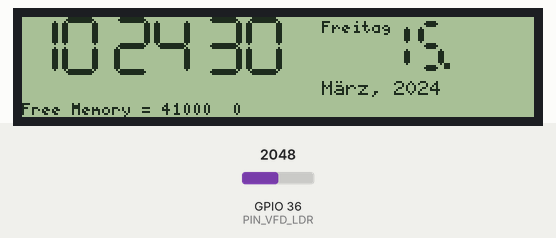
Recording of a program running on a simulated ESP32. On the bench: 256×50 one-colour display. The test bench sets the inputs (shaded band); at power-on: GPIO 36 (PIN_VFD_LDR) = 2048. WiFi joins after 1.5 s; servers stay silent unless stated; the local clock reads 2024-03-15 10:24:30 at power-on unless the program sets it; EEPROM starts erased; no MQTT or app messages arrive unless stated; web services answer with replies made up by the test bench; what the program prints to the serial monitor is not drawn.

Above: at 1.2 s.
1.3 s: GPIO 36 (PIN_VFD_LDR) set to 1228
At 3.3 s:
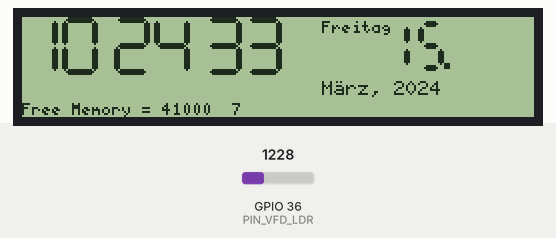
4.3 s: GPIO 36 (PIN_VFD_LDR) set to 491
At 5.8 s:
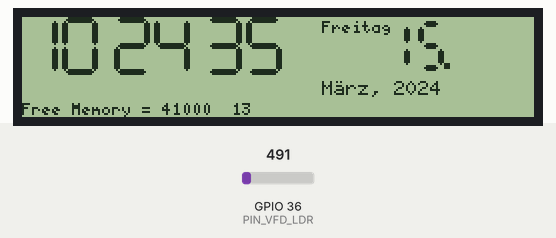
7.3 s: GPIO 36 (PIN_VFD_LDR) set to 160
At 8.3 s:
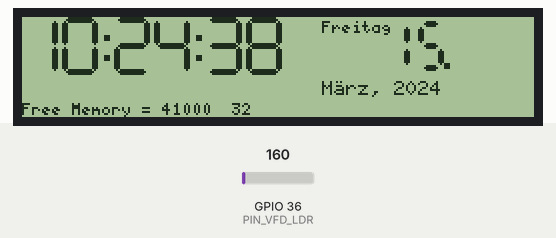
Timing chart, 0 to 10.3 s (numbered marks = the images above; inputs shaded):
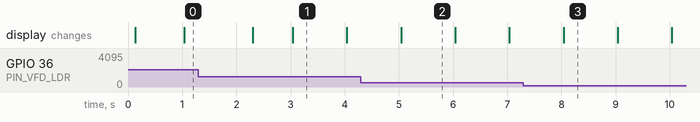

Measured:
- what the display in image 1 shows lasts 1.0 s, from 3.0 s to 4.0 s

The program:

main.cpp
```cpp
#include "time.h"

#include <Arduino.h>
#include <ArduinoOTA.h>
#include <ESPmDNS.h>
#include <U8g2lib.h>
#include <WiFi.h>
#include <WiFiUdp.h>
#include <neotimer.h>
#include <MQTT.h>
#include <HTTPClient.h>
#include <Preferences.h>

#ifdef U8X8_HAVE_HW_SPI
#include <SPI.h>
#endif
#ifdef U8X8_HAVE_HW_I2C
#include <Wire.h>
#endif

#include "arduino_secrets.h"

//-----------------------------------------------------------------------------
// Language texts:
//-----------------------------------------------------------------------------

#define LANG_EN 0
#define LANG_DE 1

#define LANGUAGE LANG_DE

#if LANGUAGE == LANG_EN
const char *week_days_long[] = { "Sunday", "Monday", "Tuesday", "Wednesday", "Thursday", "Friday", "Saturday" };
const char *week_days_short[] = { "Sun.", "Mon.", "Tue.", "Wed.", "Thu.", "Fri.", "Sat." };
const char *month_names_long[] = { "January", "February", "March", "April", "May", "June", "July", "August", "September", "October", "November", "December" };
const char *month_names_short[] = { "Jan.", "Feb.", "Mar.", "Apr.", "May", "Jun.", "Jul.", "Aug.", "Sept.", "Oct.", "Nov.", "Dec." };
#endif

#if LANGUAGE == LANG_DE
const char *week_days_long[] = { "Sonntag", "Montag", "Dienstag", "Mittwoch", "Donnerstag", "Freitag", "Samstag" };
const char *week_days_short[] = { "So.", "Mo.", "Di.", "Mi.", "Do.", "Fr.", "Sa." };
const char *month_names_long[] = { "Januar", "Februar", "März", "April", "Mai", "Juni", "Juli", "August", "September", "Oktober", "November", "Dezember" };
const char *month_names_short[] = { "Jan.", "Feb.", "März", "Apr.", "Mai", "Juni", "Juli", "Aug.", "Sept.", "Okt.", "Nov.", "Dez." };
#endif

//-----------------------------------------------------------------------------
// Global declarations and pin mappings:
//-----------------------------------------------------------------------------

const char *ssid = SECRET_SSID;
const char *password = SECRET_PASSWD;
const char *mqtt_host = MQTT_HOST;
const char *build_tag = BUILD_TAG;

const char *hostname = "matrix-vfd";

String mqtt_topic = "clock/matrix-vfd";
String mqtt_log_topic = "log/matrix-vfd/debug";

/*
          ESP           DISPLAY
Orange    IO33          FILAMENT_EN     #1     Out, high active
Gelb      IO36 ADC2     LII_SW          #11    In, LDR to low
Grün      IO26          RESET           #5     Out. low active
Blau      IO18 SCK      CLOCK           #2
-
Lila      IO23 MOSI     DATA            #4
Grau.     IO05 CS       CHIPSELECT      #3
 */

const byte PIN_VFD_FILAMENT = 33;
const byte PIN_VFD_LDR = 36;
const byte PIN_VFD_RESET = 26;
const byte PIN_VFD_CLOCK = 2;
const byte PIN_VFD_DATA = 32;
const byte PIN_VFD_CHIPSELECT = 5;

//-----------------------------------------------------------------------------
// Preferences declarations:
//-----------------------------------------------------------------------------
Preferences preferences;

//-----------------------------------------------------------------------------
// WIFI declarations:
//-----------------------------------------------------------------------------
bool wifi_connected = false;

void setup_after_WIFI_connect();

//-----------------------------------------------------------------------------
// MQTT declarations:
//-----------------------------------------------------------------------------
WiFiClient net;
MQTTClient mqtt;

void setup_MQTT();

void mqtt_log(const char *message);
void mqtt_log(String message);

//-----------------------------------------------------------------------------
// VFD-Display declarations:
//-----------------------------------------------------------------------------
U8G2_GP1287AI_256X50_1_4W_HW_SPI
u8g2(U8G2_R2, /* cs=*/PIN_VFD_CHIPSELECT, /* dc=*/PIN_VFD_CLOCK, /* reset=*/PIN_VFD_RESET /* U8X8_PIN_NONE , PIN_VFD_RESET */);

void display_OTA_info(unsigned int progress, unsigned int total);

//-----------------------------------------------------------------------------
// HTTP declarations:
//-----------------------------------------------------------------------------

//-----------------------------------------------------------------------------
// NTP declarations:
// (we are using the ESP internal NTP implementation...)
//-----------------------------------------------------------------------------
void setup_NTP();
void setTimezone(String tz);

String timezone = "UTC0";

// Timezone TZ string, eg. "CET-1CEST,M3.5.0,M10.5.0/3" for "Europe/Berlin".
// Setup via CSV lookup.
String timezone_definition;

bool timezone_setup_done = false;

struct tm timeinfo; // Updated in loop

//-----------------------------------------------------------------------------
// Clock declarations:
//-----------------------------------------------------------------------------
int ldr, brightness, sec;

//-----------------------------------------------------------------------------
// Utils code:
//-----------------------------------------------------------------------------

void log(const char *format, ...)
{
	va_list arg;
	va_start(arg, format);

	char buf[100];
	vsnprintf(buf, sizeof(buf) - 1, format, arg);
	buf[sizeof(buf) - 1] = '\0';
	va_end(arg);

	mqtt_log(buf);
}

String http_get_request(String requestUrl)
{
	HTTPClient http;

	log("HTTP Request: %s", requestUrl.c_str());

	// Your Domain name with URL path or IP address with path.
	// Host/IP must have a / before a query parameter!
	http.begin(requestUrl);
	//http.setAuthorization("REPLACE_WITH_SERVER_USERNAME", "REPLACE_WITH_SERVER_PASSWORD");

	int httpResponseCode = http.GET();

	String payload = "";

	log("HTTP Response code: %d", httpResponseCode);

	if (httpResponseCode > 0) {
		payload = http.getString();
		//log("HTTP Payload      : %s", payload.c_str());
	}
	http.end();

	return payload;
}

//-----------------------------------------------------------------------------
// Preferences code:
//-----------------------------------------------------------------------------
void setup_Preferences()
{
	preferences.begin("VFD-Matrix", false);
	timezone_definition = preferences.getString("tz_definition", timezone_definition);
	if (timezone_definition != "")
		setTimezone(timezone_definition);
}

//-----------------------------------------------------------------------------
// OTA / WIFI code:
//-----------------------------------------------------------------------------

void setup_OTA()
{
	// Port defaults to 3232
	// ArduinoOTA.setPort(3232);

	// Hostname defaults to esp3232-[MAC]
	ArduinoOTA.setHostname(hostname);

	// No authentication by default
	// ArduinoOTA.setPassword("admin");

	// Password can be set with it's md5 value as well
	// MD5(admin) = 21232f297a57a5a743894a0e4a801fc3
	// ArduinoOTA.setPasswordHash("21232f297a57a5a743894a0e4a801fc3");

	ArduinoOTA
		.onStart([]() {
			String type;
			if (ArduinoOTA.getCommand() == U_FLASH)
				type = "sketch";
			else // U_SPIFFS
				type = "filesystem";

			// NOTE: if updating SPIFFS this would be the place to unmount SPIFFS
			// using SPIFFS.end()
			//Serial.println("Start updating " + type);
		})
		.onEnd([]() { Serial.println("\nEnd"); })
		.onProgress([](unsigned int progress, unsigned int total) {
			display_OTA_info(progress, total);
			//int percent = progress / (total / 100);
			//Serial.printf("Progress: %d%%\r", percent);
		})
		.onError([](ota_error_t error) {
			Serial.printf("Error[%u]: ", error);
			if (error == OTA_AUTH_ERROR)
				Serial.println("Auth Failed");
			else if (error == OTA_BEGIN_ERROR)
				Serial.println("Begin Failed");
			else if (error == OTA_CONNECT_ERROR)
				Serial.println("Connect Failed");
			else if (error == OTA_RECEIVE_ERROR)
				Serial.println("Receive Failed");
			else if (error == OTA_END_ERROR)
				Serial.println("End Failed");
		});

	ArduinoOTA.begin();
}

void setup_WIFI()
{
	log("Try to setup WIFI");
	WiFi.mode(WIFI_STA);
	log("Try to connect to SSID %s", ssid);

	WiFi.begin(ssid, password);
}

void loop_WIFI()
{
	if (wifi_connected == false && WiFi.status() == WL_CONNECTED) {
		wifi_connected = true;
		log("Wifi %s connected.", ssid);
		log("IP address  : %s", WiFi.localIP().toString().c_str());
		if (WiFi.dnsIP())
			log("DNS resolver: %s", WiFi.dnsIP().toString().c_str());

		setup_after_WIFI_connect();
	}

	if (wifi_connected == true && WiFi.status() != WL_CONNECTED) {
		log("Lost wifi, reboot...");
		delay(1000);
		ESP.restart();
	}
}

void loop_OTA()
{
	ArduinoOTA.handle();
}

void setup_after_WIFI_connect()
{
	setup_OTA();
	setup_MQTT();
	setup_NTP();
}

//-----------------------------------------------------------------------------
// NTP code:
//-----------------------------------------------------------------------------

// from https://randomnerdtutorials.com/esp32-ntp-timezones-daylight-saving/, adapted
void setTimezone(String tz)
{
	log("  Setting Timezone to %s\n", tz.c_str());
	setenv("TZ", tz.c_str(), 1); //  Now adjust the TZ.  Clock settings are adjusted to show the new local time
	tzset();
}

// void setTime(int yr, int month, int mday, int hr, int minute, int sec, int isDst)
// {
// 	struct tm tm;

// 	tm.tm_year = yr - 1900; // Set date
// 	tm.tm_mon = month - 1;
// 	tm.tm_mday = mday;
// 	tm.tm_hour = hr; // Set time
// 	tm.tm_min = minute;
// 	tm.tm_sec = sec;
// 	tm.tm_isdst = isDst; // 1 or 0
// 	time_t t = mktime(&tm);

// 	log("Setting time: %s", asctime(&tm));
// 	struct timeval now = { .tv_sec = t };
// 	settimeofday(&now, NULL);
// }

void initTime(String timezone)
{
	log("Setting up time");
	configTime(0, 0, "pool.ntp.org"); // First connect to NTP server, with 0 TZ offset
	if (!getLocalTime(&timeinfo)) {
		log("  Failed to obtain time");
		return;
	}
	log("  Got the time from NTP");
	//setTimezone(timezone);
}

// void printLocalTime()
// {
// 	struct tm timeinfo;
// 	if (!getLocalTime(&timeinfo)) {
// 		log("Failed to obtain time 1");
// 		return;
// 	}
// 	Serial.println(&timeinfo, "%A, %B %d %Y %H:%M:%S zone %Z %z ");
// }

String get_timezone_definition(String timezone)
{
	const char *timezone_url = "https://raw.githubusercontent.com/nayarsystems/posix_tz_db/master/zones.csv";

	String csv_content = http_get_request(timezone_url);

	// Content of file is:
	//	"Africa/Abidjan","GMT0"
	//	"Africa/Accra","GMT0"
	//	"Africa/Addis_Ababa","EAT-3"
	// ...
	String search_pattern = "\"" + timezone + "\",\"";
	int idx = csv_content.indexOf(search_pattern);
	if (idx != -1) {
		idx += search_pattern.length();
		int idx_end = csv_content.indexOf("\"", idx);
		if (idx_end != -1) {
			return csv_content.substring(idx, idx_end);
		}
	}

	return "UTC0";
}

// Automatic timezone selection:
// We are doing a geo location of our router address.
// 1. Get the external router address.
// 2. We lookup the timezone of this IP.
// 3. We lookup the timezone in an timezones.csv for the exact TZ definition (DST etc...)
void setup_timezone()
{
	// Get outside IP for geo location:
	const char *resolveExternalIpUrl = "http://api.ipify.org/?format=text";
	const char *resolveTimezoneViaUrl = "https://timeapi.io/api/TimeZone/ip?ipAddress=";

	log("Get external IP");
	String external_ip = http_get_request(resolveExternalIpUrl);
	if (external_ip != "") {
		log("External IP is %s", external_ip.c_str());

		String timezone_json = http_get_request(resolveTimezoneViaUrl + external_ip);

		// Direct lookup, don't use full blown json lib for this...:
		const char *search_pattern = "\"timeZone\":\"";
		int idx = timezone_json.indexOf(search_pattern);
		if (idx != -1) {
			idx += strlen(search_pattern);
			int idx_end = timezone_json.indexOf("\"", idx);
			if (idx_end != -1) {
				timezone = timezone_json.substring(idx, idx_end);
				timezone_definition = get_timezone_definition(timezone);
				log("timezone is            %s", timezone.c_str());
				log("timezone_definition is %s", timezone_definition.c_str());
				//printLocalTime();
				setTimezone(timezone_definition);
				getLocalTime(&timeinfo);

				timezone_setup_done = true;
				preferences.putString("tz_definition", timezone_definition); // timezone_definition > 15 chars, so use tz_definition as key...

				//printLocalTime();
			}
		}
	}
}

void setup_NTP()
{
	initTime(timezone);

	setup_timezone();
}

void loop_NTP()
{
	// NTP is running in the background, started by configTime() in initTime()
	getLocalTime(&timeinfo);
	//ntp.update();
}

//-----------------------------------------------------------------------------
// MQTT code:
//-----------------------------------------------------------------------------

void messageReceived(String &topic, String &payload)
{
	Serial.println("incoming: " + topic + " - " + payload);
}

void mqtt_publish(const char *topic, const char *message)
{
	if (mqtt.connected() == false)
		Serial.printf("MQTT: %s: %s\n", topic, message);
	else
		mqtt.publish(mqtt_topic + String(topic), message);
}

long lastLogMs = 0;

void mqtt_log(const char *message)
{
	char full[20 + 100];

	long usedMs = millis() - lastLogMs;

	snprintf(full, sizeof(full), "+%2d.%03d: %s", (int)(usedMs / 1000), (int)(usedMs % 1000), message);
	lastLogMs = millis();
	full[sizeof(full) - 1] = '\0';

	Serial.printf("LOG: %s\n", full);
	if (mqtt.connected())
		mqtt.publish(mqtt_log_topic, full);
}

void mqtt_log(String message)
{
	mqtt_log(message.c_str());
}

void mqtt_subscribe()
{
	log("started...");
}

void mqtt_last_will()
{
	mqtt.setWill("/status/alive", "false");
}

bool mqtt_validate()
{
	if (mqtt.connected())
		return true;

	log("MQTT: Not connected, try connect to %s...", mqtt_host);
	mqtt.connect(hostname);

	// Try connect for 200ms:
	int tries = 0;
	while (!mqtt.connected() && tries++ < 200) {
		delay(1);
	}

	if (mqtt.connected()) {
		log("MQTT: connect done.");
		mqtt_last_will();
		mqtt_subscribe();
	}
	return mqtt.connected();
}

void setup_MQTT()
{
	mqtt.begin(mqtt_host, net);
	mqtt.onMessage(messageReceived);

	mqtt_validate();
}

void loop_MQTT()
{
	if (mqtt_validate()) {
		mqtt.loop();
	}
}

//-----------------------------------------------------------------------------
// VFD display code:
//-----------------------------------------------------------------------------

void setup_VFD()
{
	pinMode(PIN_VFD_FILAMENT, OUTPUT);
	pinMode(PIN_VFD_RESET, OUTPUT);

	digitalWrite(PIN_VFD_FILAMENT, HIGH);

	digitalWrite(PIN_VFD_LDR, HIGH);
	pinMode(PIN_VFD_LDR, INPUT_PULLUP);

	u8g2.begin();

	u8g2.setDisplayRotation(U8G2_R0);

	u8g2.enableUTF8Print(); // enable UTF8 support for the Arduino print() function
}

void draw_horizontal_segment(int x, int y, int w)
{
	u8g2.drawHLine(x, y, w);
	if (w > 5) {
		u8g2.drawHLine(x + 1, y - 1, w - 2);
		u8g2.drawHLine(x + 1, y + 1, w - 2);
	}
}

void draw_vertical_segment(int x, int y, int h)
{
	u8g2.drawVLine(x, y, h);
	if (h > 5) {
		u8g2.drawVLine(x - 1, y + 1, h - 2);
		u8g2.drawVLine(x + 1, y + 1, h - 2);
	}
}

void draw_segments(int x, int y, const char *digits, int dw, int dwv, int dh, int dhv)
{
	// u8g2.drawFrame(x,y, dw + 2 * dwv, 2 * dh + 2 * dhv);
	x += dwv + 1;
	y += 1;

	if (digits[0] != ' ') { // A segment
		draw_horizontal_segment(x, y, dw);
	}
	if (digits[1] != ' ') { // B segment
		draw_vertical_segment(x + dw + dwv - 1, y + dhv, dh);
	}
	if (digits[2] != ' ') { // C segment
		draw_vertical_segment(x + dw + dwv - 1, y + dh + dhv + dhv + dhv - 1, dh);
	}
	if (digits[3] != ' ') { // D segment
		draw_horizontal_segment(x, y + dh + dh + dhv + dhv + dhv + dhv - 2, dw);
	}
	if (digits[4] != ' ') { // E segment
		draw_vertical_segment(x - dwv, y + dh + dhv + dhv + dhv - 1, dh);
	}
	if (digits[5] != ' ') { // F segment
		draw_vertical_segment(x - dwv, y + dhv, dh);
	}
	if (digits[6] != ' ') { // G segment
		draw_horizontal_segment(x, y + dh + dhv + dhv - 1, dw);
	}
}

void draw_digit(int x, int y, int digit, int dw, int dwv, int dh, int dhv)
{
	const char *digits[] = {
		"...... ", // 0
		" ..    ", // 1
		".. .. .", // 2
		"....  .", // 3
		" ..  ..", // 4
		". .. ..", // 5
		". .....", // 6
		"...    ", // 7
		".......", // 8
		"...  ..", // 9
	};

	const char *segments;
	if (digit >= 0 && digit <= 9)
		segments = digits[digit];
	else
		segments = ".  .  .";

	draw_segments(x, y, segments, dw, dwv, dh, dhv);
}

void draw_2_numbers(int x, int y, int value, int dw, int dwv, int dh, int dhv)
{
	draw_digit(x, y, value / 10, dw, dwv, dh, dhv);
	draw_digit(x + dw + 4 * dwv + 2, y, value % 10, dw, dwv, dh, dhv);
}

Neotimer ldr_timer = Neotimer(150); // 75ms second timer

void adjust_vfd_brightness()
{
	if (ldr_timer.repeat()) {
		ldr = analogRead(PIN_VFD_LDR);
		int raw_brightness = map(ldr, 0, 1500, 40, 0);
		if (raw_brightness < 0)
			raw_brightness = 0;

		if (brightness > raw_brightness)
			brightness--;
		else if (brightness < raw_brightness)
			brightness++;

		if (brightness != raw_brightness) {
			//log("brightness = %d", brightness);
			u8g2.setContrast(brightness);
		}
	}
}

void loop_VFD()
{
	adjust_vfd_brightness();
}

void draw_current_time(int x, int y)
{
	int dw = 14;
	int dwv = 1;
	int dh = 12;
	int dhv = 1;

	// ToDo: Cleanups....

	int xv = (int)(dw * 2.5 + 4 * dwv + dw / 2);
	int xvp = (int)xv - (dw * 0.30);

	int yv = (int)(dh * 2 + 4 * dhv);
	int dpy = (int)(yv * 0.2);

	int dpw = 3;
	int dph = 3;

	draw_2_numbers(x, y, timeinfo.tm_hour, dw, dwv, dh, dhv);

	bool dp_on = sec % 2 == 0;
	//int ms = millis() % 1000;
	//bool dp_on = (ms >= 0 && ms <= 250) || (ms >= 500 && ms <= 750);

	if (dp_on) {
		u8g2.drawBox(x + xvp, y + yv / 2 - dpy, dpw, dph);
		u8g2.drawBox(x + xvp, y + yv / 2 + dpy, dpw, dph);
	}
	x += xv;

	draw_2_numbers(x, y, timeinfo.tm_min, dw, dwv, dh, dhv);

	if (dp_on) {
		u8g2.drawBox(x + xvp, y + yv / 2 - dpy, dpw, dph);
		u8g2.drawBox(x + xvp, y + yv / 2 + dpy, dpw, dph);
	}
	x += xv;

	draw_2_numbers(x, y, timeinfo.tm_sec, dw, dwv, dh, dhv);
}

void draw_current_date(int x, int y)
{
	u8g2.setFont(u8g2_font_5x8_tf);
	u8g2.setCursor(x, y + 8);
	u8g2.printf("%s   ", week_days_long[timeinfo.tm_wday]);

	if (timeinfo.tm_mday < 10) {
		draw_digit(x + 31, y + 2, timeinfo.tm_mday, 7, 2, 8, 2);
	}
	else {
		draw_2_numbers(x + 31, y + 2, timeinfo.tm_mday, 7, 2, 8, 2);
	}

	u8g2.drawBox(x + 61, y + 23, 3, 3);

	u8g2.setFont(u8g2_font_6x10_tf);
	//u8g2.setFont(u8g2_font_10x20_tf);
	u8g2.setCursor(x, y + 39);
	u8g2.printf("%s, %d ", month_names_long[timeinfo.tm_mon], timeinfo.tm_year + 1900);
}

void display_OTA_info(unsigned int progress, unsigned int total)
{
	//return;
	float percent = progress / (total / 100.0f);

	u8g2.setFont(u8g2_font_6x10_tf);
	u8g2.firstPage();
	do {
		u8g2.setCursor(95, 15);
		u8g2.printf("OTA Update...");

		u8g2.drawFrame(0, 25, u8g2.getWidth(), 8);
		u8g2.drawBox(0, 25, (u8g2_uint_t)(u8g2.getWidth() * percent / 100), 8);

		u8g2.setCursor(60, 45);
		u8g2.printf("%06u / %u = %2.1f%% ", progress, total, percent);
	} while (u8g2.nextPage());
}

void loop_VFD_1sec()
{
	// u8g2.setFont(u8g2_font_ncenB14_tr);
	int loops = 0;
	u8g2.firstPage();
	do {
		loops++;

		draw_current_time(0, 0);
		draw_current_date(150, 0);

		//		u8g2.setFont(u8g2_font_10x20_me);
		u8g2.setFont(u8g2_font_5x7_tf);

		u8g2.setCursor(0, 49);
		u8g2.printf("Free Memory = %ld  %d  ", ESP.getFreeHeap(), brightness);
	} while (u8g2.nextPage());

	//log("Loops %d, Time= %s", loops, ntp.formattedTime("%A %C %F %H"));
}

//-----------------------------------------------------------------------------
// Arduino setup & loop code:
//-----------------------------------------------------------------------------

void setup()
{
	Serial.begin(115200);
	delay(50);
	Serial.printf("\n\n");
	Serial.printf("Running....\n");
	Serial.printf("---------------------------------------------------------\n");

	setup_Preferences();
	setup_WIFI();
	setup_VFD();
}

//Neotimer sec_timer = Neotimer(500);
Neotimer alive_timer = Neotimer(1000 * 60 * 10);

int last_sec = -1;

void loop()
{
	loop_WIFI();

	if (wifi_connected) {
		loop_OTA();
		loop_MQTT();
		loop_NTP();
		sec = timeinfo.tm_sec;
	}
	else {
		sec = millis() / 1000;
	}

	loop_VFD();

	if (sec != last_sec) {
		last_sec = sec;
		loop_VFD_1sec();

		// Retry timezone lookup:
		if (sec == 0 && !timezone_setup_done) {
			setup_timezone();
		}
	}

	if (alive_timer.repeat()) {
		mqtt_publish("/status/alive", "true");
	}
}
```

Source omitted: arduino_secrets_template.h (282 bytes)
